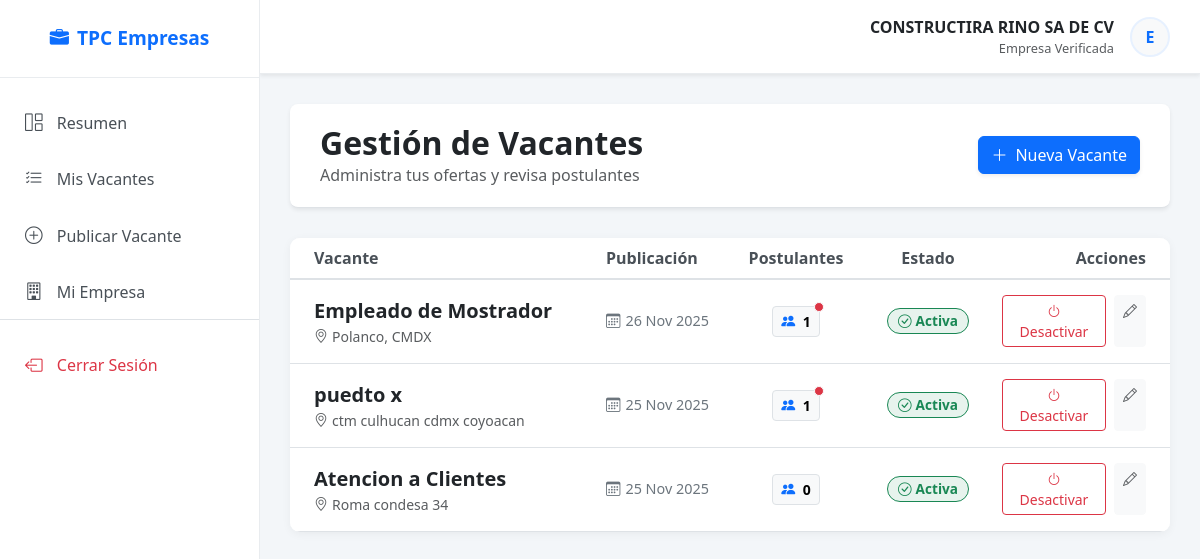
The page /empresas/historial-vacantes/ (signed in) on the database as committed earlier.
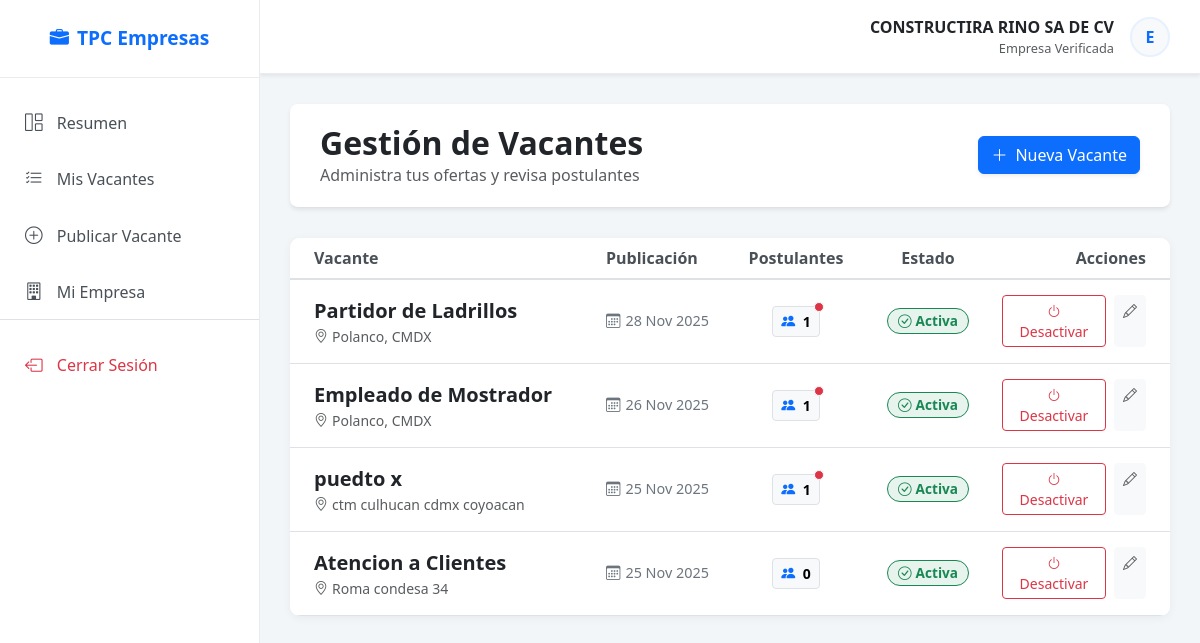
The same page on the database as committed later.
### aplicaciones/empresas/models.py (models this page shows, shortened)
class Vacante(models.Model):
    nombre_puesto = models.CharField(max_length=100, null=False, blank=False)
    area_ocupacion = models.IntegerField(null=True, blank=True)
    tiempo_experiencia = models.CharField(max_length=100, null=False, blank=False, default='0')
    escolaridad_minima = models.CharField(max_length=100, null=False, blank=False, default='22')
    descripcion = models.TextField(null=False, blank=False, default='Descripción del puesto.')
    requisitos = models.TextField(null=False, blank=False, default='Requisitos del puesto.')
    prestaciones = models.TextField(null=False, blank=False, default='Prestaciones del puesto.')
    salario = models.DecimalField(max_digits=10, decimal_places=2, null=False, blank=True)
    ubicacion = models.CharField(max_length=200)
    horario = models.CharField(max_length=100)
    tipo_contrato = models.CharField(max_length=100)
    etiquetas = models.TextField(null=True, blank=True)
    fecha_publicacion = models.DateField(auto_now_add=True)
    empresa = models.ForeignKey(Empresa, on_delete=models.CASCADE, null=True)
    activa = models.BooleanField(default=True)
    postulaciones_count = models.IntegerField(default=0)

### aplicaciones/general/decorators.py (the view)
    def wrapper_func(request, *args, **kwargs):
        if not request.user.is_authenticated:
            return redirect('login')
        if hasattr(request.user, 'empresa'):
            return view_func(request, *args, **kwargs)
        else:
            messages.warning(request, "Esta sección es solo para reclutadores.")
            return redirect('home_t') # Redirigir a SU zona

### aplicaciones/empresas/views.py (called while the page is built)
@empresa_required
def historial_vacantes(request):
    try:
        empresa = request.user.empresa
        vacantes = Vacante.objects.filter(empresa=empresa).order_by('-fecha_publicacion')
    except Empresa.DoesNotExist:
        vacantes = []
    return render(request, 'historial_v2.html', {'vacantes': vacantes})

### aplicaciones/empresas/templates/historial_v2.html (shortened to what the changed rows need)
{% extends 'marco.html' %}
{% block content %}
    <div class="dashboard-header d-flex justify-content-between align-items-center shadow-sm">
        <div>
            <h2 class="fw-bold mb-0 text-dark">Gestión de Vacantes</h2>
        </div>
    </div>
    <div class="row">
        <div class="col-12">
            <div class="card card-vacante overflow-hidden">
                <div class="card-body p-0">
                    <div class="table-responsive">
                        <table class="table table-hover table-custom mb-0">
                            <thead class="bg-light">
                                <tr>
                                    <th class="ps-4" style="width: 35%;">Vacante</th>
                                    <th style="width: 15%;">Publicación</th>
                                    <th style="width: 15%;" class="text-center">Postulantes</th>
                                    <th style="width: 15%;" class="text-center">Estado</th>
                                    <th style="width: 20%;" class="text-end pe-4">Acciones</th>
                                </tr>
                            </thead>
                            <tbody>
                                {% for vacante in vacantes %}
                                <tr class="{% if not vacante.activa %}row-inactive{% endif %}">
                                    <td class="ps-4 py-3">
                                        <div class="fw-bold text-dark fs-5">{{ vacante.nombre_puesto }}</div>
                                        <div class="small text-muted"><i class="bi bi-geo-alt me-1"></i>{{ vacante.ubicacion }}</div>
                                    </td>
                                    <td>
                                        <div class="stat-item">
                                            <i class="bi bi-calendar3"></i>
                                            {{ vacante.fecha_publicacion|date:"d M Y" }}
                                        </div>
                                    </td>
                                    <td class="text-center">
                                        <a href="#" class="btn btn-light btn-sm position-relative border">
                                            <i class="bi bi-people-fill me-1 text-primary"></i>
                                            <span class="fw-bold">{{ vacante.num_postulantes|default:vacante.postulacion_set.count }}</span>
                                            {% if vacante.postulacion_set.count > 0 %}
                                                <span class="position-absolute top-0 start-100 translate-middle p-1 bg-danger border border-light rounded-circle">
                                                </span>
                                            {% endif %}
                                        </a>
                                    </td>
                                    <td class="text-center">
                                        {% if vacante.activa %}
                                            <span class="badge bg-success bg-opacity-10 text-success border border-success status-badge">
                                                <i class="bi bi-check-circle me-1"></i>Activa
                                            </span>
                                        {% else %}
                                            <span class="badge bg-secondary bg-opacity-10 text-secondary border border-secondary status-badge">
                                                <i class="bi bi-pause-circle me-1"></i>Pausada
                                            </span>
                                        {% endif %}
                                    </td>
                                    <td class="text-end pe-4">
                                        <div class="d-flex justify-content-end gap-2">
                                            <form action="{% url 'status_change' vacante.id %}" method="POST">
                                                {% if vacante.activa %}
                                                    <button type="submit" class="btn btn-outline-danger btn-sm" title="Pausar publicación">
                                                        <i class="bi bi-power"></i> Desactivar
                                                    </button>
                                                {% else %}
                                                    <button type="submit" class="btn btn-outline-success btn-sm" title="Reactivar publicación">
                                                        <i class="bi bi-send"></i> Publicar
                                                    </button>
                                                {% endif %}
                                            </form>
                                            <a href="/empresas/editar-vacante/{{vacante.id}}" class="btn btn-light btn-sm text-muted" title="Editar detalles">
                                                <i class="bi bi-pencil"></i>
                                            </a>
                                        </div>
                                    </td>
                                </tr>
                                {% endfor %}
                            </tbody>
                        </table>
                    </div>
                </div>
            </div>
        </div>
    </div>
{% endblock %}

Rows that differ between the two databases and show on the page:
added Vacante: nombre_puesto "Partidor de Ladrillos", ubicacion "Polanco, CMDX", fecha_publicacion "28 Nov 2025", num_postulantes "1", activa True (drawn)
